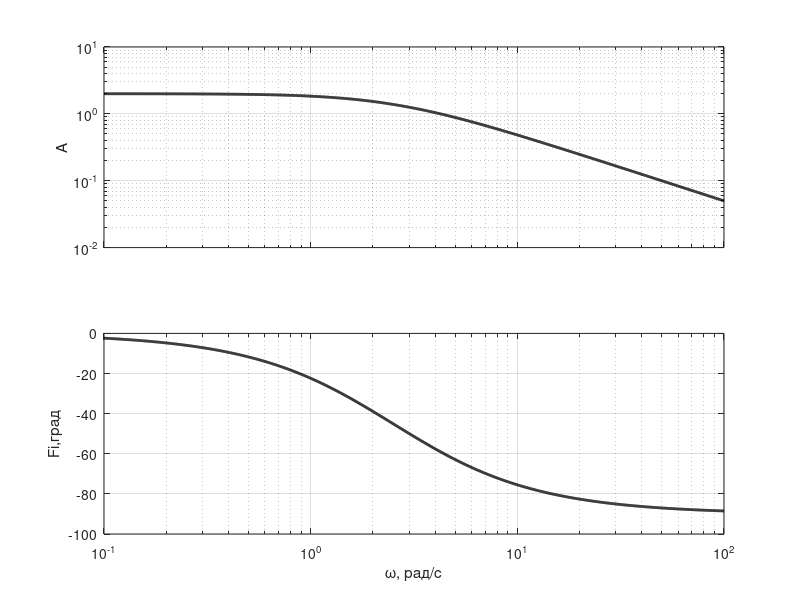

Write MATLAB code to recreate this figure.
sys = tf([5, 12], [1, 5, 6]);
w = logspace(-1, 2, 200);
bode(sys, w);
grid on;

sys = tf([5, 12], [1, 5, 6]);
[Mag,Pha,w] = bode(sys);
Mag = squeeze(Mag);
Pha = squeeze(Pha);
subplot(2,1,1); 
h = loglog(w,Mag,'k');
set(gca, 'XTickLabel',[]); 
ylabel('A');
set(h,'LineWidth',2); 
grid on;
subplot(2,1,2); 
h = semilogx(w,Pha,'k');
set(h,'LineWidth',2); 
grid on;
ylabel('Fi,град'); 
xlabel('\omega, рад/c');
